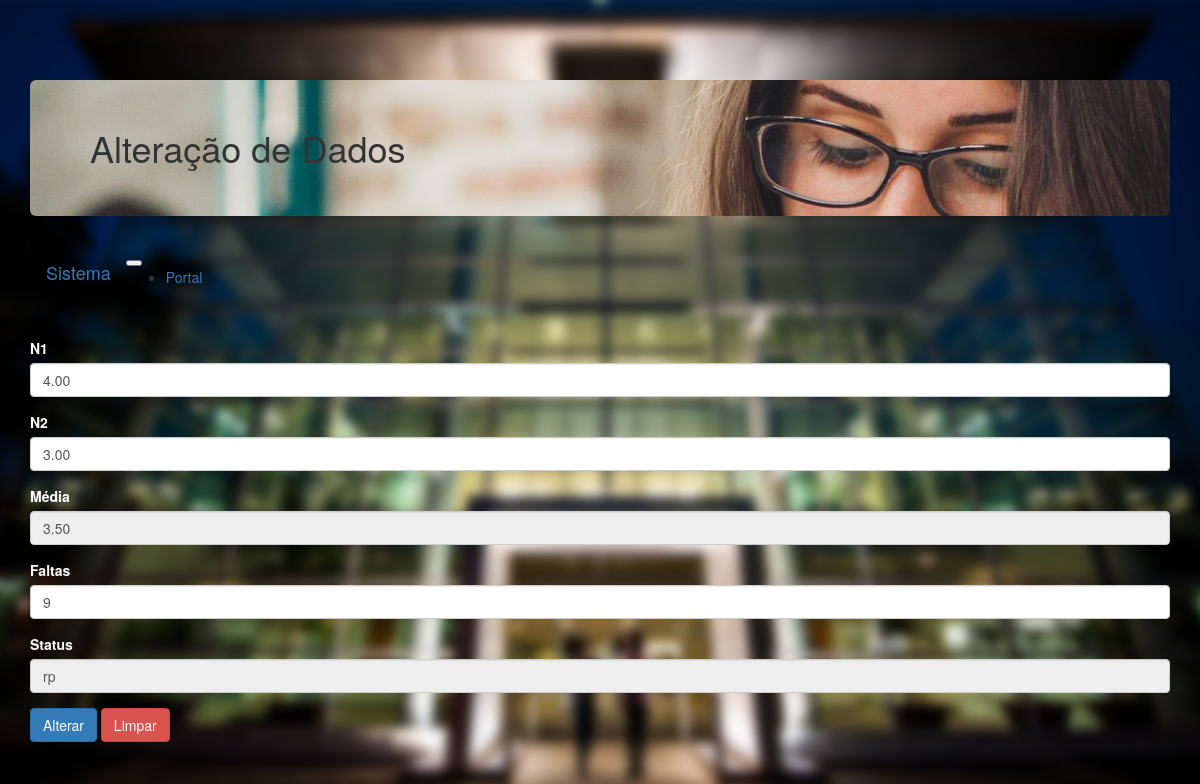
The page /visao/professor/alterar-aluno-professor.php?id=1 (signed in) on the database its author committed.
### tables this page shows
CREATE TABLE `aluno` (
  `idaluno` bigint(20) NOT NULL,
  `n1` decimal(10,2) DEFAULT NULL,
  `n2` decimal(10,2) DEFAULT NULL,
  `media` decimal(10,2) DEFAULT NULL,
  `faltas` int(11) DEFAULT NULL,
  `statusaluno` char(2) DEFAULT NULL,
  `idpessoa` bigint(20) DEFAULT NULL,
  `idcurso` bigint(20) DEFAULT NULL,
  `idturma` bigint(20) DEFAULT NULL
);

### modelo/aluno.class.php (called while the page is built, shortened)
<?php
class Aluno {
  public function __get($a){return $this->$a;}
}

### dao/alunodao.class.php (called while the page is built, shortened)
<?php
require_once 'conexaobanco.class.php';
 class AlunoDAO {
   private $conexao = null;
   public function __construct(){
     $this->conexao = ConexaoBanco::getInstance();
   }
    public function filtrar($pesquisa, $filtro){
        try{
          $query = "";
          switch($filtro){
            case "codigo": $query = "where idaluno = ".$pesquisa;
            break;
          }
          $stat = $this->conexao->query("select * from aluno {$query}");
          $array = $stat->fetchAll(PDO::FETCH_CLASS, 'Aluno');
          return $array;
        }catch(PDOException $e){
          echo "Erro ao filtrar Alunos. ".$e;
        }
    }
 }

### dao/conexaobanco.class.php (called while the page is built, shortened)
<?php
class ConexaoBanco extends PDO {
  private static $instance = null;
  public static function getInstance(){
    try{
        if(!isset(self::$instance)){
          self::$instance = new
          ConexaoBanco("mysql:dbname=escolav2;host=localhost","root","");
        }
        return self::$instance;
    }catch(PDOException $e){
        echo "Erro ao conectar no banco! ".$e;
    }
  }
}

### visao/professor/alterar-aluno-professor.php (the view, shortened to what this page needs)
<?php
if(isset($_GET['id'])){
  include_once "../../dao/alunodao.class.php";
  include_once "../../modelo/aluno.class.php";
  $aDAO = new AlunoDAO();
  $array = $aDAO->filtrar($_GET['id'], "codigo");
  $a = $array[0];
}
?>
<!DOCTYPE html>
<html lang="pt-br">
<head>
    <link href="../../vendor/twbs/bootstrap/dist/css/bootstrap.min.css" rel="stylesheet"/>
    <link rel="stylesheet" type='text/css' href="../../assets/css/style.css">
</head>
  <body>
      <div class="container">
        <h1 class="jumbotron bg-info">Alteração de Dados</h1>
        <nav class="navbar navbar-expand-lg navbar-light bg-light">
          <a class="navbar-brand" href="#">Sistema</a>
          <button class="navbar-toggler" type="button" data-toggle="collapse" data-target="#navbarNav" aria-controls="navbarNav" aria-expanded="false" aria-label="Toggle navigation">
          </button>
          <div class="collapse navbar-collapse" id="navbarNav">
            <ul class="navbar-nav">
              <li class="nav-item active">
                <a class="nav-link" href="portal-professor.php">Portal</a>
              </li>
            </ul>
          </div>
        </nav>
        <br>
        <form name="cadnotas" method="post" action="">
          <div class="form-group">
            <label for="txtn1">N1</label>
            <input type="number" name="txtn1" placeholder="Nota 1" class="form-control"
                   value="<?php if(isset($a)){ echo $a->n1; }?>">
          </div>
          <div class="form-group">
            <label for="txtn2">N2</label>
            <input type="number" name="txtn2" placeholder="Nota 2" class="form-control"
                   value="<?php if(isset($a)){ echo $a->n2; }?>">
          </div>
          <div class="form-group">
            <label for="txtmedia">Média</label>
            <input type="text" name="txtmedia" readonly placeholder="Média" class="form-control"
                   value="<?php if(isset($a)){ echo $a->media; }?>">
          </div>
          <div class="form-group">
            <label for="txtfaltas">Faltas</label>
            <input type="text" name="txtfaltas" placeholder="Faltas" class="form-control"
            value="<?php if(isset($a)){ echo $a->faltas; }?>">
          </div>
          <div class="form-group">
            <label for="txtstatus">Status</label>
            <input type="text" name="txtstatus" readonly placeholder="Status" class="form-control"
            value="<?php if(isset($a)){ echo $a->statusaluno; }?>">
          </div>
          <div class="form-group">
            <input type="submit" name="alterar" value="Alterar" class="btn btn-primary">
            <input type="reset" name="Limpar" value="Limpar" class="btn btn-danger">
          </div>
        </form>
      </div>
  </body>
</html>

### assets/css/style.css (style rules this page uses)
body { background: url('../../img/back.jpg')no-repeat center center fixed; -webkit-background-size:cover; -moz-background-size:cover; -o-background-size:cover; background-size:cover; padding-top: 5%; }
label { color: white; }
.jumbotron { background: url('../../img/new/banner-bg.jpg') transparent center center fixed; -webkit-background-size:cover; -moz-background-size:cover; -o-background-size:cover; background-size:cover; }
p, h1, h2 { color: white; }

### rows shown on the page
aluno: txtn1 "4.00", txtn2 "3.00", txtmedia "3.50", txtfaltas "9", txtstatus "rp"
